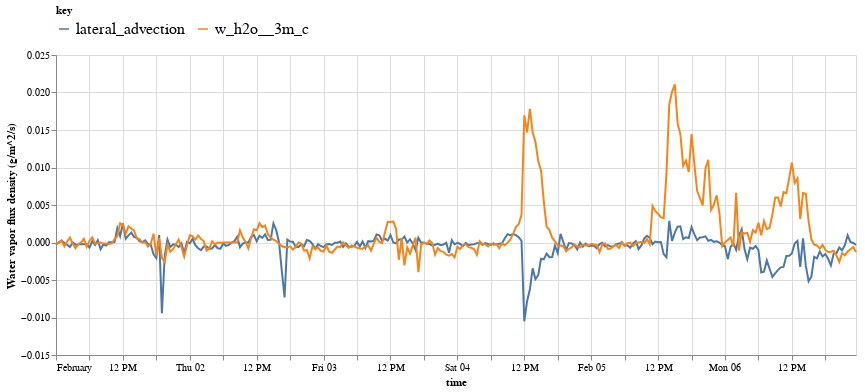

The cell this chart's notebook holds for it:
### Code cell
import altair as alt
src = kps_vs_annex_df.copy()
src = (src.assign(lateral_advection= 7*src.lateral_advection)).reset_index()
src = src.set_index('time').sort_index().loc['20230201':'20230206']
alt.Chart(
    src.reset_index()
).transform_fold(
    ['lateral_advection', 'w_h2o__3m_c']
).mark_line().encode(
    alt.X('time:T'),
    alt.Y('value:Q').title('Water vapor flux density (g/m^2/s)'),
    alt.Color('key:N')
).properties(width = 800).configure_legend(orient='top', labelFontSize=16)

### Figure 1 — Vega-Lite specification as saved in the notebook (floating-point values rounded to 4 significant figures; data arrays with more than 128 entries replaced by an {"elided": "..."} marker saying what was removed)
{"config": {"view": {"continuousWidth": 300, "continuousHeight": 300}, "legend": {"labelFontSize": 16, "orient": "top"}}, "data": {"name": "data-e6acd88eeb66f8b3c940be55c494de00"}, "mark": {"type": "line"}, "encoding": {"color": {"field": "key", "type": "nominal"}, "x": {"field": "time", "type": "temporal"}, "y": {"field": "value", "title": "Water vapor flux density (g/m^2/s)", "type": "quantitative"}}, "transform": [{"fold": ["lateral_advection", "w_h2o__3m_c"]}], "width": 800, "$schema": "https://vega.github.io/schema/vega-lite/v5.17.0.json", "datasets": {"data-e6acd88eeb66f8b3c940be55c494de00": {"elided": "288 records"}}}
